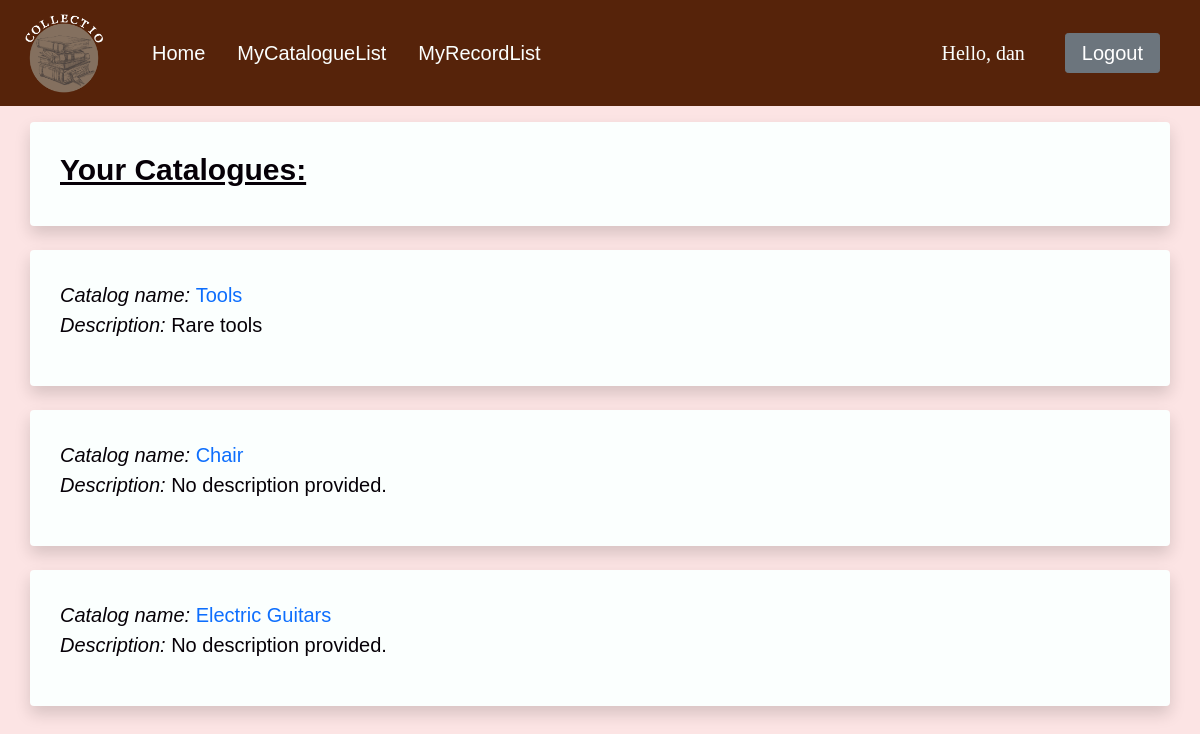
/catalog/ (signed in), run on the app's committed database.
### catalog/models.py (models this page shows)
class CommonInfo(models.Model):
    id = models.AutoField(primary_key=True) # not necessary as django adds this to every model, but declared so that it is clear
    creation_date = models.DateField(auto_now_add=True)
    last_modified = models.DateField(auto_now=True)
    name = models.CharField(max_length=100, help_text='Enter name')
    description = models.TextField(blank=True, help_text='Enter description')
    class Meta:
        abstract = True
        ordering = ['-last_modified', 'name'] # '-' reverses order, e.i. newest first

class Catalog (CommonInfo):
    def get_absolute_url(self):
        return reverse('catalog-detail', args=[str(self.id)])
    def __str__(self):
        return f'{self.name}'

### catalog/views.py (the view)
# urls.py: path('catalog/', views.catalogList, name='catalog-list'),
def catalogList(request):
    catalogs = models.Catalog.objects.all()
    context = {
        'catalogs' : catalogs,
    }
    return render(request, 'catalog/cataloglist.html', context)

### catalog/templates/catalog/cataloglist.html (shortened to what this page needs)
{% extends "catalog/base.html" %}
{% block content %}
    <head>
    </head>
    <body>
    <div class="row pt-2">
        <div class="shadow bg-light rounded">
            <h2 class="h2">Your Catalogues: </h2>
        </div>
        {% for catalog in catalogs %}
            <div class="shadow bg-light rounded">
                <a class="text" style="color: #060007"><em>Catalog name: </em></a>
                <a class="text" href="{% url "record-list" cr=catalog.id %}"> {{ catalog.name }}</a>
                {% if catalog.description %}
                    <p class="text"><em>Description: </em> {{ catalog.description }} </p>
                {% else %}
                    <p class="text"><em>Description: </em> No description provided. </p>
                {% endif %}
            </div>
        {% endfor %}
    </div>
    </div>
    </body>
{% endblock content %}

### catalog/templates/catalog/navbar.html (shortened to what this page needs)
{% extends "catalog/base.html" %}
{% block navbar %}
    <head>
    </head>
    <nav class="navbar navbar-expand-lg px-4" style="background-color:#56230a;">
        <a href="/about" class="navbar-brand">
            {% load static %}
            <img src="{% static '/images/logo.png' %}" width="80" alt="" class="d-inline-block align-middle mr-2">
        </a>
        <div class="collapse navbar-collapse" id="navbarNav">
            <ul class="nav navbar-nav me-auto px-3">
                <li class="nav-item">
                    <a class="nav-link active px-3" style="font-size: 20px" aria-current="page" href="/home">Home</a>
                </li>
                {% if request.user.is_authenticated %}
                    <li class="nav-item">
                        <a class="nav-link active px-3" style="font-size: 20px" href="/catalog">MyCatalogueList</a>
                    </li>
                    <li class="nav-item">
                        <a class="nav-link active px-3" style="font-size: 20px" href="/search">MyRecordList</a>
                    </li>
                {% endif %}
            </ul>
            {% if request.user.is_authenticated %}
                <ul class="nav navbar-nav navbar-right px-3">
                    <span class="ref px-2 py-2" id="hello_msg">Hello, {{ request.user }}  </span>
                </ul>
                <ul class="nav navbar-nav navbar-right px-3">
                    <a class="btn btn-secondary btn-sm px-3" style="font-size:20px;" href="/logout" role="button">Logout</a>
                </ul>
            {% endif %}
        </div>
    </nav>
{% endblock navbar %}

### catalog/templates/catalog/base.html (style rules this page uses)
body, html { margin: 0; padding: 0; height: 100%; background: #fce4e4 !important; font-family: 'Helvetica', sans-serif; color: #FBFFFE; }

### catalog/templates/catalog/navbar.html (style rules this page uses)
.nav-link { font-size: 18px; color: #FBFFFE !important; padding-right: 2px; }
.ref { color: #FBFFFE; font-size: 20px; font-family: "Comic Sans MS"; }

### catalog/templates/catalog/cataloglist.html (style rules this page uses)
.shadow { background-color: #FBFFFE !important; color: #060007; margin: 0.5rem 0 1rem; padding: 30px; font-size: 20px; }
.h2 { font-weight: bold; font-size: 30px; text-decoration: underline; }
.text { text-decoration: none; }

### data on the page
Catalog: name "Tools", description "Rare tools"
Catalog: name "Chair", shows "Description:", description "No description provided."
Catalog: name "Electric Guitars", shows "Description:", description "No description provided."

### other printed values
{{ request.user }} "dan"
